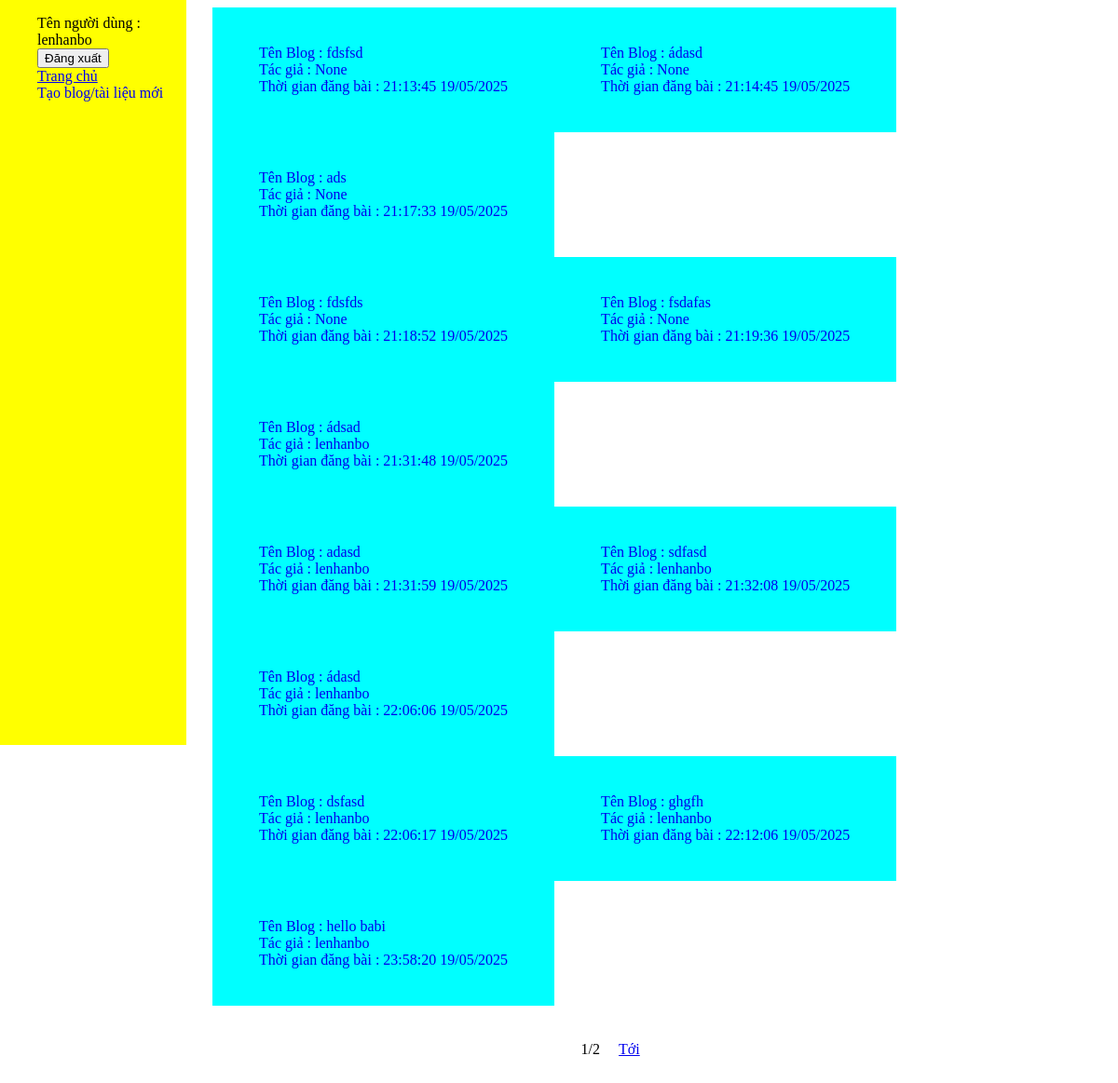
Screenshot of /homepage/ (signed in) with the database file from the repository.
### blog/models.py (models this page shows, shortened)
class document(models.Model):
    name = models.CharField(max_length=1000)
    description = models.TextField(max_length=100000, null = 1)
    author = models.ForeignKey(User, on_delete=models.SET_NULL, null= 1, blank=1)
    file = models.FileField(upload_to=user_directory_path, null=1, blank=1)
    upload_date = models.DateTimeField(auto_now_add=True)
    def get_absolute_url(self):
        return reverse('document_detail',kwargs = {'pk' : self.id})
    class Meta:
        ordering = ['upload_date']

### blog/views.py (the view)
# urls.py: path('homepage/', views.homepage.as_view(), name = 'homepage'),
class homepage(LoginRequiredMixin, generic.ListView):
    model = document
    template_name = 'blog/homepage.html'
    context_object_name = 'document'
    paginate_by = 12
    def get_context_data(self, **kwargs):
        context = super().get_context_data(**kwargs)
        context['title'] = 'Trang chủ'
        return context

### templates/blog/homepage.html (shortened to what this page needs)
{% extends 'blog/master.html' %}
{% load static %}
{% block style %}
    <link rel="stylesheet" type="text/css" href="{% static 'blog/style.css' %}">
{% endblock %}
{% block content %}
    <div >
        {% for x in document %}
            <a class = 'blog_block' href= "{{x.get_absolute_url}}">
                <div >
                    Tên Blog : {{x.name}}  <br>
                    Tác giả : {{x.author}} <br>
                    Thời gian đăng bài : {{x.upload_date|date:"H:i:s d/m/Y" }}
                </div>
            </a>
        {% endfor %}
            <br>
        {% if is_paginated %}
            <div style="text-align:center; margin-left: 40%;">
                <span style="float: left; padding: 20px 10px;"> {{page_obj.number}}/{{page_obj.paginator.num_pages}}</span>
                {% if page_obj.has_next %}
                    <a style="float: left; padding: 20px 10px;" href = "{{request.path}}?page={{page_obj.next_page_number}}"> Tới </a>
                {% endif %}
            </div>
        {% endif %}
    </div>
{% endblock %}

### templates/blog/master.html (shortened to what this page needs)
<!DOCTYPE html>
{% load static %}
<html>
    <head>
        {% block style %}    {% endblock %}
    <link rel="stylesheet" type="text/css" href="{% static 'blog/style.css' %}">
    </head>
    <body >
        <div style="background-color: yellow; position: fixed;height: 100vh; width: 200px; top:0; left: 0;">
            <ul style= "list-style-type: none;">
            {% if user.is_authenticated %}
            <li  ><div> Tên người dùng : {{user.get_username}} </div></li>
            <li >
            <form id="logout-form" method="post" action="{% url 'logout' %}">
                <button type="submit" class="btn btn-link">Đăng xuất</button>
              </form>
            {% else %}
              <li><a  href="{% url 'login' %}">Đăng nhập</a></li>
              <li><a href="{% url 'register_form'%}"> Đăng ký tài khoản </a></li>
            {% endif %}
            </li>
                <li class = "page_navi" > <a  href="{% url 'homepage' %}"> Trang chủ</a> </li>
            {% if user.is_authenticated %}
            <li> <a href = "{% url 'create_blog' %}" style="text-decoration: none;"> Tạo blog/tài liệu mới</a></li>
            {% endif %}
            </ul>
        </div>
        <div style="margin-left: 220px;">
        {% block content %}
        {% endblock %}
        </div>
    </body>
</html>

### blog/static/blog/style.css (style rules this page uses)
.blog_block { float: left; background-color: cyan; padding: 40px 50px; text-decoration: none; }

### rows the page displays
document: name "fdsfsd", author "None", upload_date "21:13:45 19/05/2025"
document: name "ádasd", author "None", upload_date "21:14:45 19/05/2025"
document: name "ads", author "None", upload_date "21:17:33 19/05/2025"
document: name "fdsfds", author "None", upload_date "21:18:52 19/05/2025"
document: name "fsdafas", author "None", upload_date "21:19:36 19/05/2025"
document: name "ádsad", author "lenhanbo", upload_date "21:31:48 19/05/2025"
document: name "adasd", author "lenhanbo", upload_date "21:31:59 19/05/2025"
document: name "sdfasd", author "lenhanbo", upload_date "21:32:08 19/05/2025"
document: name "ádasd", author "lenhanbo", upload_date "22:06:06 19/05/2025"
document: name "dsfasd", author "lenhanbo", upload_date "22:06:17 19/05/2025"
document: name "ghgfh", author "lenhanbo", upload_date "22:12:06 19/05/2025"
document: name "hello babi", author "lenhanbo", upload_date "23:58:20 19/05/2025"

### other values shown
{{ user.get_username }} "lenhanbo"
{{ page_obj.number }} "1"
{{ page_obj.paginator.num_pages }} "2"
